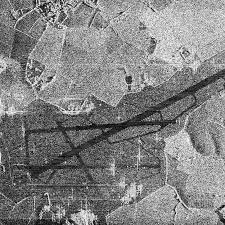
#> input picture lab3/sar_3.jpg, 225 x 225 px
$ jupyter execute lab3.ipynb   (older library calls are emulated)
#> lines starting #> are read from the running program, lines starting #| are printed output that depends on the picture; after the words box and inside, x2 and y2 are one past the last pixel; in counts of white or black regions, pixels touching at a corner belong together
[cell 1]
import numpy as np
import cv2
import matplotlib.pyplot as plt
import copy
import math

[cell 2]
image = cv2.imread('sar_3.jpg')
#> image is the input picture: shape (225, 225, 3); min 0, max 255, mean 130.6
image_gray = cv2.cvtColor(image, cv2.COLOR_BGR2GRAY)

[cell 3]
plt.imshow(image, cmap='gray')

# Наиболее протяженный участок

[cell 4]
canny = cv2.Canny(image_gray, 50, 150,apertureSize = 3)
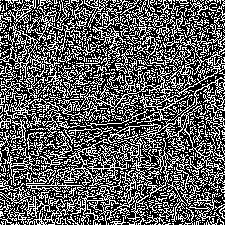
#> canny: shape (225, 225); 36.8% white in thin lines or dots

[cell 5]
plt.imshow(canny, cmap='gray')

[cell 6]
lines = cv2.HoughLines(canny, 1, np.pi / 180, 140)
#> lines = 36 rows, first 8: [156, 0.785], [-6, 2.36], [161, 0.785], [-4, 2.36], [165, 0.785], [168, 0.785], [1, 2.36], [11, 2.36]

[cell 7]
image_lines = image.copy()
max_line = None
max_len = 0

if lines is not None:
    for i in range(0, len(lines)):
        rho = lines[i][0][0]
        theta = lines[i][0][1]
        a = math.cos(theta)
        b = math.sin(theta)
        x0 = a * rho
        y0 = b * rho
        pt1 = (int(x0 + 1000*(-b)), int(y0 + 1000*(a)))
        pt2 = (int(x0 - 1000*(-b)), int(y0 - 1000*(a)))

        length = np.sqrt((pt2[0] - pt1[0])**2 + (pt2[1] - pt1[1])**2)

        if length > max_len:
            max_len = length
            max_line = (pt1, pt2, rho, theta)
#> this loop made 36 passes
#> (rho, theta, a, b, x0, y0, length, max_len) on passes 1, 29: (156, 0.785, 0.707, 0.707, 110.3, 110.3, 1998.3, 1998.3), (172, 1.08, 0.469, 0.883, 80.75, 151.9, 1998.8, 1998.8)
#> (rho, theta, a, b, x0, y0, pt1, pt2) on passes 2 to 7: (-6, 2.36, -0.707, 0.707, 4.24, -4.24, (-702, -711), (711, 702)), (161, 0.785, 0.707, 0.707, 113.8, 113.8, (-593, 820), (820, -593)), (-4, 2.36, -0.707, 0.707, 2.83, -2.83, (-704, -709), (709, 704)), (165, 0.785, 0.707, 0.707, 116.7, 116.7, (-590, 823), (823, -590)), (168, 0.785, 0.707, 0.707, 118.8, 118.8, (-588, 825), (825, -588)), (1, 2.36, -0.707, 0.707, -0.707, 0.707, (-707, -706), (706, 707))
#> after the loop, max_len = 1998.8

if max_line is not None:
    pt1, pt2, rho, theta = max_line
#> pt1 = (-802, 621); pt2 = (963, -317); rho = 172; theta = 1.08
    cv2.line(image_lines, max_line[0], max_line[1], (255,0,0), 3, cv2.LINE_AA)
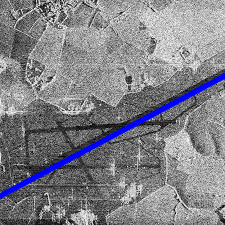
#> image_lines: shape (225, 225, 3); 3.35% of pixels changed, all inside (x1, y1, x2, y2) = (0, 72, 225, 200)

[cell 8]
plt.imshow(image_lines, cmap='gray')

# Алгоритмы бинаризации

[cell 9]
bin_img = copy.deepcopy(image_gray)
T  = 50
bin_img[image_gray < T] = 0
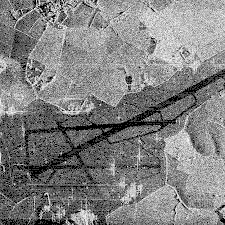
#> bin_img: shape (225, 225); min 0, max 255, mean 128.7
bin_img[image_gray >= T] = 255
#> bin_img: shape (225, 225); 94.6% white; black in thin lines or dots

[cell 10]
plt.imshow(bin_img, cmap="gray")

[cell 11]
_,th2 = cv2.threshold(image_gray,0,255,cv2.THRESH_BINARY+cv2.THRESH_OTSU)
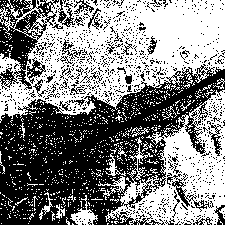
#> th2: shape (225, 225); 51.4% white; 1013 black regions (974 under 20 px), largest, box (x1, y1, x2, y2) and area: (0, 64, 225, 225) 17840, (0, 0, 59, 90) 2187, (167, 173, 214, 212) 328

[cell 12]
plt.imshow(th2, cmap="gray")

[cell 13]
th3 = cv2.adaptiveThreshold(image_gray,255,cv2.ADAPTIVE_THRESH_GAUSSIAN_C,\
            cv2.THRESH_BINARY,1001,65)
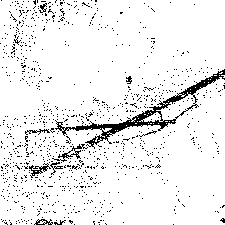
#> th3: shape (225, 225); 93% white; black in thin lines or dots

[cell 14]
plt.imshow(th3, cmap="gray")

[cell 15]
scale = 1
delta = 0
ddepth = cv2.CV_16S
grad_x = cv2.Sobel(image_gray, ddepth, 1, 0, ksize=3, scale=scale, delta=delta, borderType=cv2.BORDER_DEFAULT)
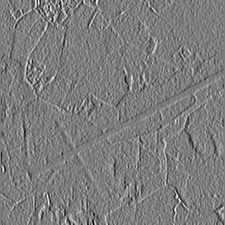
#> grad_x: shape (225, 225) int16; min -688, max 718, mean 1.2; drawn with min black and max white
grad_y = cv2.Sobel(image_gray, ddepth, 0, 1, ksize=3, scale=scale, delta=delta, borderType=cv2.BORDER_DEFAULT)

[cell 16]
plt.imshow((grad_x - grad_x.min())*255, cmap="gray")
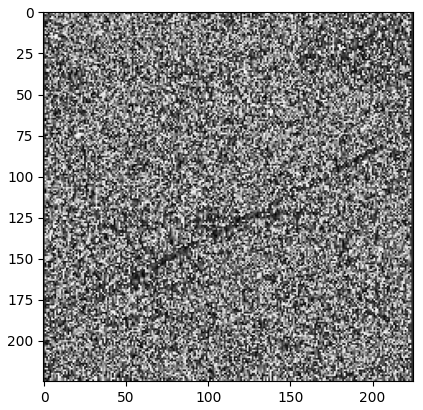
#> figure drawn by matplotlib, 1 panel

[cell 17]
plt.imshow((grad_y - grad_y.min())*255, cmap="gray")
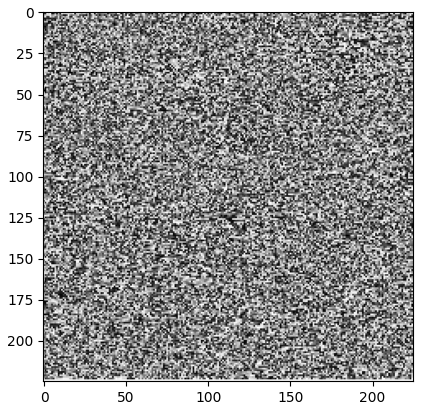
#> figure drawn by matplotlib, 1 panel

[cell 18]
grad = cv2.addWeighted(grad_x, 0.5, grad_y, 0.5,0.0)
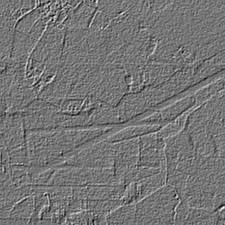
#> grad: shape (225, 225) int16; min -498, max 582, mean -0.2; drawn with min black and max white

[cell 19]
plt.imshow((grad - grad.min())*255, cmap="gray")
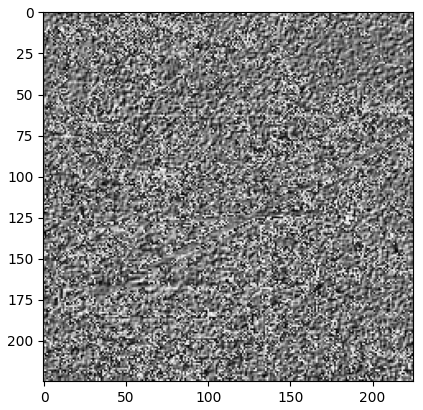
#> figure drawn by matplotlib, 1 panel
